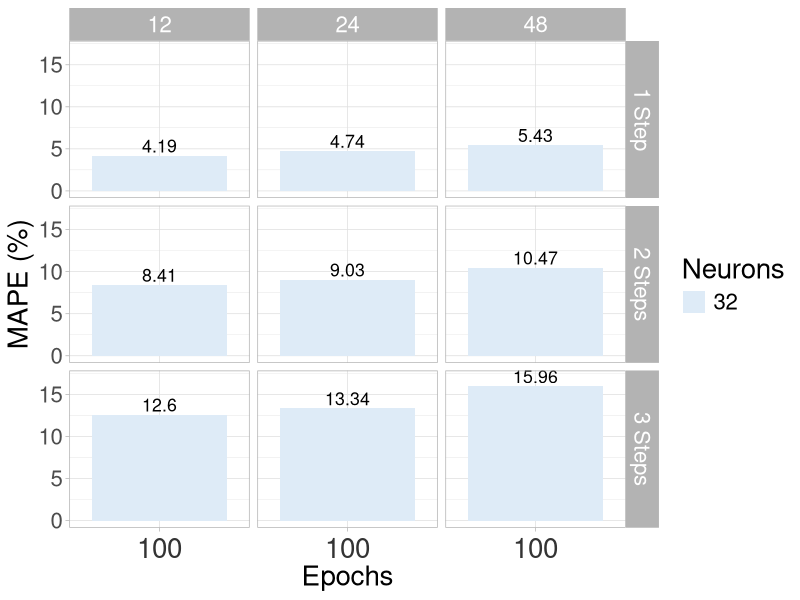
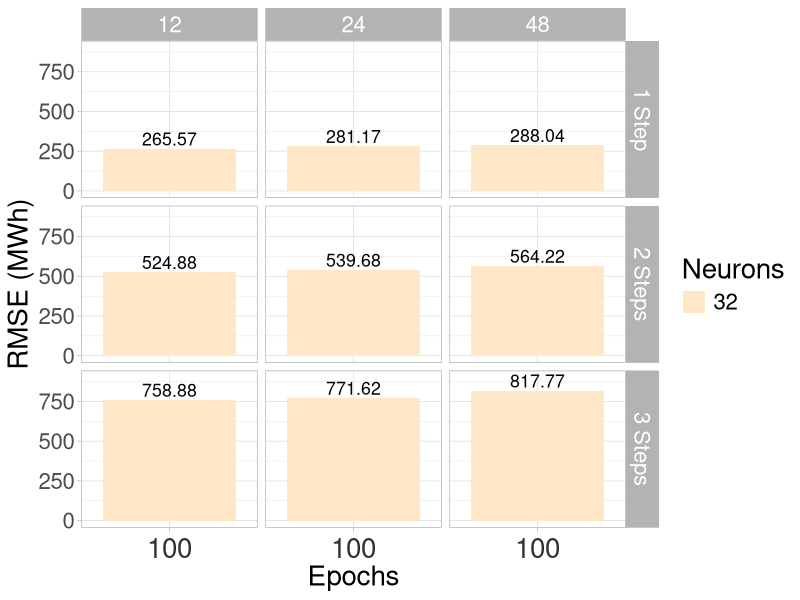

Recreate these plots in R, in order.
library(readxl)
test<-read_excel("Quarterly_AutoLSTM_Results.xlsx")

library(dplyr)
library(ggplot2)
test$Neurons= as.factor(test$Neurons)
test$Batches=as.factor(test$Batches)
test$Epochs=as.factor(test$Epochs)


steps<-1:9
steps[1:3]<-'1 Step'
steps[4:6]<-'2 Steps' 
steps[7:9]<-'3 Steps'
steps<-as.factor(steps)
RMSE<-c(test$`TestRMSE 1`, test$`TestRMSE 2`, test$`TestRMSE 3`)
MAPE<-c(test$`MAPE 1`, test$`MAPE 2`, test$`MAPE 3`)
Neurons<-test$Neurons
Epochs<-test$Epochs
Batches<-test$Batches
df<-data.frame(steps,RMSE, MAPE,
               Neurons, Epochs, Batches)

ggplot(df, aes(x=Epochs, y=MAPE, fill=Neurons))+
  theme(legend.title=element_blank(),
        legend.position = 'none')+
  geom_bar( stat = "identity", position="dodge")+
  facet_grid(steps~Batches) + theme_light()+
  geom_text(aes(label = MAPE), size=4.5,
            position = position_dodge(width = 0.9), 
            vjust = -.25)+ theme_light()+
  theme(text = element_text(size=20),axis.text.x = element_text(color = "grey20", 
              size = 20,hjust = .5, vjust = .5, face = "plain"))+
  labs(x='Epochs', y= "MAPE (%)")+
  scale_fill_brewer(palette='Blues')+ ylim(0,17)

ggplot(df, aes(x=Epochs, y=RMSE, fill=Neurons))+
  theme(legend.title=element_blank(),
        legend.position = 'none')+
  geom_bar( stat = "identity", position="dodge")+
  facet_grid(steps~Batches) + theme_light()+
  geom_text(aes(label = RMSE), size=4.5,
            position = position_dodge(width = 0.9), 
            vjust = -.25)+ theme_light()+
  theme(text = element_text(size=20),axis.text.x = element_text(color = "grey20", 
             size = 20,hjust = .5, vjust = .5, face = "plain"))+
  labs(x='Epochs', y= "RMSE (MWh)")+
  scale_fill_brewer(palette='OrRd')+ ylim(0,900)
